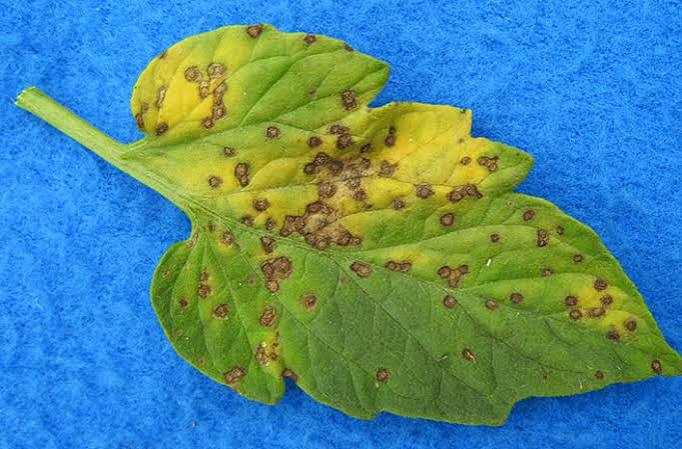
#> input picture leaf.jpg, 682 x 449 px
$ python -i feature_extraction.py   (imports and definitions only)
#> lines starting #> are read from the running program, lines starting #| are printed output that depends on the picture
#> further down, picture is the input picture: shape (449, 682, 3); mean B, G, R 142.4, 138.3, 80.9
import cv2
import numpy as np


def extract_features(image):
    """
    Extract simple color, texture, and shape features
    from a leaf image.
    """

    # Resize image
    image = cv2.resize(image, (256, 256))
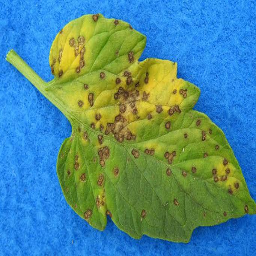
#> image: shape (256, 256, 3); mean of channels 0, 1, 2 142.3, 138.1, 80.8; drawn as B, G, R

    # -----------------------------------------
    # Color features
    # -----------------------------------------

    # Convert BGR to RGB
    rgb = cv2.cvtColor(image, cv2.COLOR_BGR2RGB)

    mean_rgb = np.mean(rgb, axis=(0, 1))
#> mean_rgb = [80.78, 138.1, 142.3]
    std_rgb = np.std(rgb, axis=(0, 1))
#> std_rgb = [53.24, 27.53, 92.32]

    # -----------------------------------------
    # Grayscale features
    # -----------------------------------------

    gray = cv2.cvtColor(
        image,
        cv2.COLOR_BGR2GRAY
    )
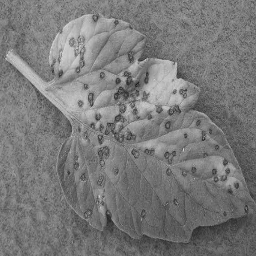
#> gray: shape (256, 256); min 24, max 216, mean 121.5

    mean_gray = np.mean(gray)
#> mean_gray = 121.5
    std_gray = np.std(gray)
#> std_gray = 26.02

    # -----------------------------------------
    # Edge features
    # -----------------------------------------

    edges = cv2.Canny(
        gray,
        100,
        200
    )
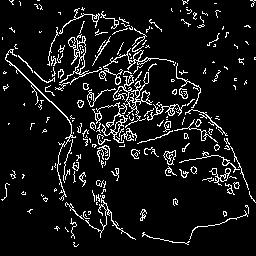
#> edges: shape (256, 256); 8.5% white in thin lines or dots

    edge_density = np.mean(edges > 0)
#> edge_density = 0.0848

    # -----------------------------------------
    # HSV features
    # -----------------------------------------

    hsv = cv2.cvtColor(
        image,
        cv2.COLOR_BGR2HSV
    )
#> hsv: shape (256, 256, 3); mean H, S, V 71.9, 192.8, 189.9

    mean_hsv = np.mean(
        hsv,
        axis=(0, 1)
    )
#> mean_hsv = [71.92, 192.8, 189.9]

    # -----------------------------------------
    # Combine all features
    # -----------------------------------------

    features = np.concatenate([
        mean_rgb,
        std_rgb,
        [mean_gray],
        [std_gray],
        [edge_density],
        mean_hsv
    ])
#> features = [80.78, 138.1, 142.3, 53.24, 27.53, 92.32, 121.5, 26.02, 0.0848, 71.92, 192.8, 189.9]

    return features

>>> import cv2
>>> picture = cv2.imread('../leaf.jpg')
>>> result = extract_features(picture)
#> result has the same summary as features in extract_features
